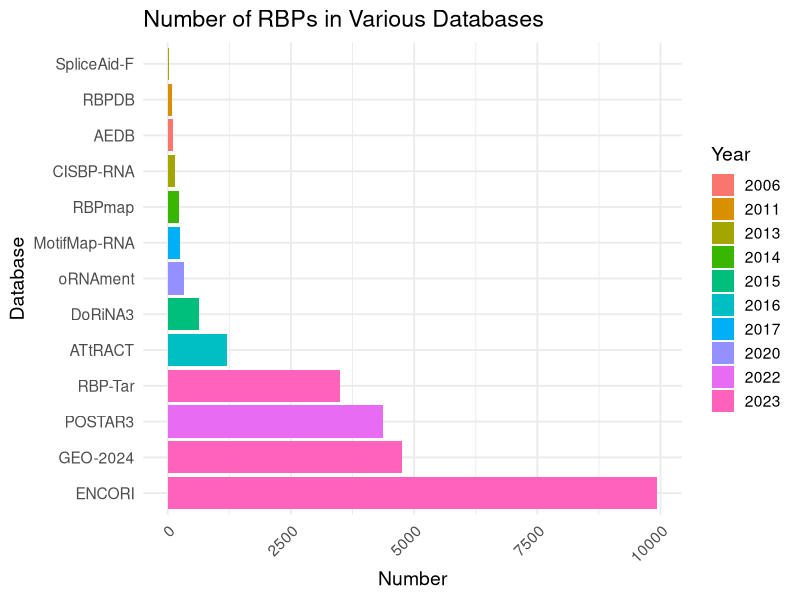

Here is the R script that generated this plot:

# Load necessary libraries
library(ggplot2)

# Create the data frame
data <- data.frame(
  Years = c(2006, 2011, 2013, 2013, 2014, 2015, 2016, 2017, 2020, 2022, 2023, 2023, 2023),
  Database = c("AEDB", "RBPDB", "SpliceAid-F", "CISBP-RNA", "RBPmap", "DoRiNA3", "ATtRACT", 
               "MotifMap-RNA", "oRNAment", "POSTAR3", "ENCORI", "RBP-Tar", "GEO-2024"),
  Number = c(108, 91, 18, 153, 223, 638, 1195, 244, 340, 4374, 9937, 3497, 4744)
)

# Generate the bar plot
ggplot(data, aes(x = reorder(Database, -Number), y = Number, fill = as.factor(Years))) +
  geom_bar(stat = "identity") +
  labs(title = "Number of RBPs in Various Databases", x = "Database", y = "Number") +
  theme_minimal(base_size = 14) +
  theme(axis.text.x = element_text(angle = 45, hjust = 1)) +
  scale_fill_discrete(name = "Year") +
  coord_flip()
